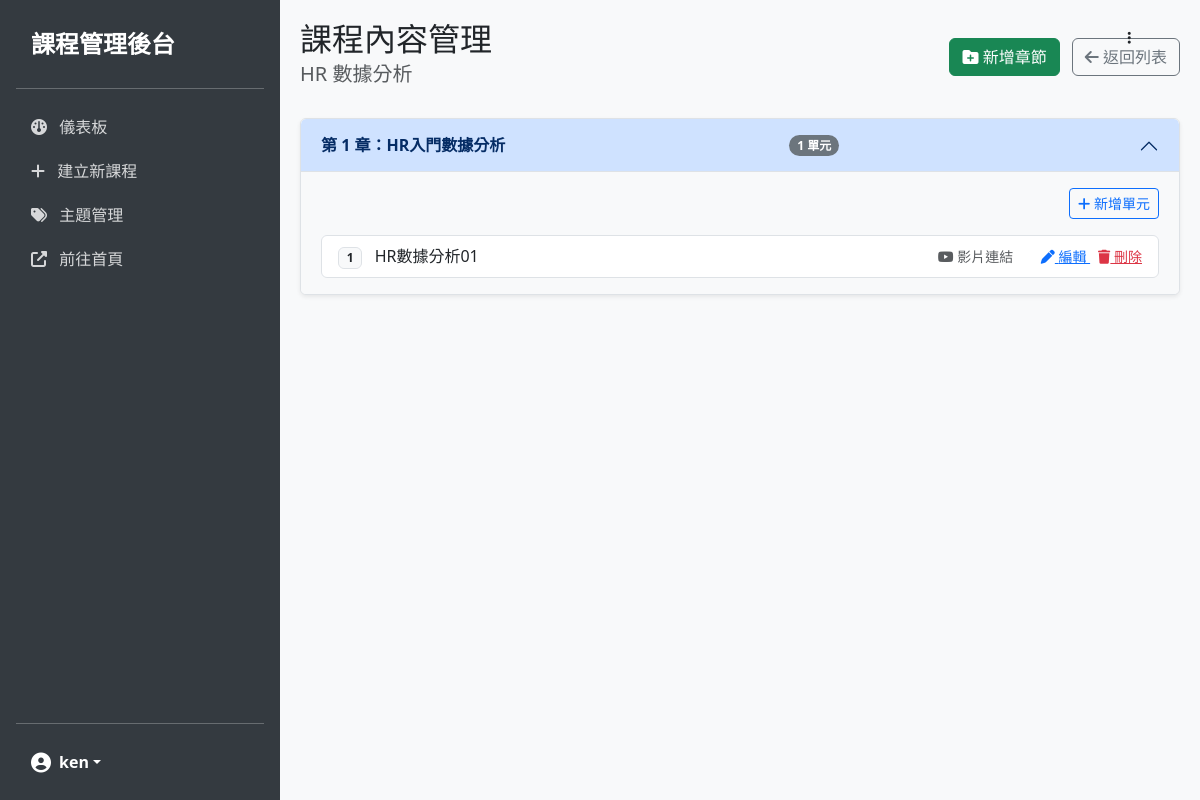
The app's page /academy/dashboard/course/hr_analytics/manage/ (signed in), older data.
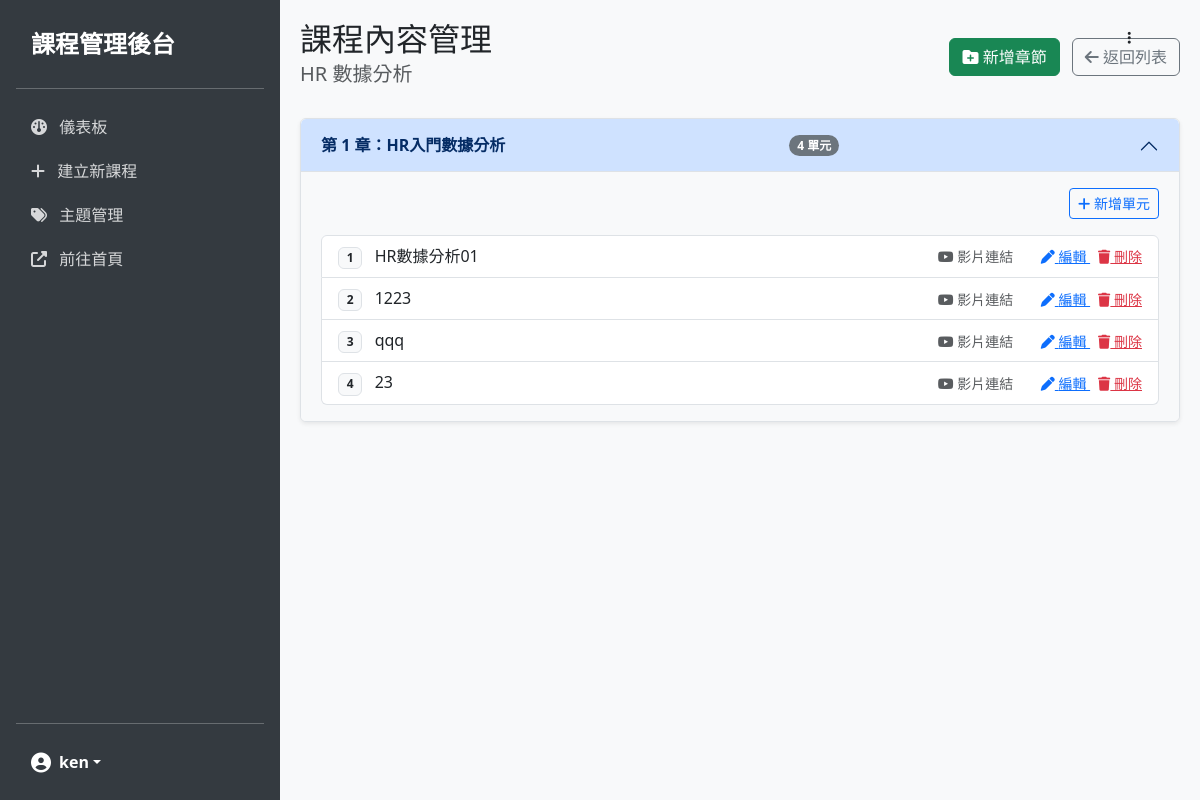
The same page, newer data.
### academy/models.py (models this page shows, shortened)
class Chapter(models.Model):
    course = models.ForeignKey(Course, on_delete=models.CASCADE, related_name='chapters')
    title = models.CharField(max_length=100)
    order = models.PositiveIntegerField(default=1)
    class Meta:
        constraints = [
            models.UniqueConstraint(fields=['course', 'order'], name='unique_chapter_order_per_course')
        ]

class Lesson(models.Model):
    course = models.ForeignKey(Course, on_delete=models.CASCADE)
    chapter = models.ForeignKey(Chapter, on_delete=models.CASCADE, related_name='lessons')
    title = models.CharField(max_length=100)
    video_url = models.URLField(blank=True, null=True)
    order = models.PositiveIntegerField(default=1)
    is_preview = models.BooleanField(default=False)
    class Meta:
        constraints = [
            models.UniqueConstraint(fields=['course', 'order'], name='unique_lesson_order_per_course')
        ]

### academy/views.py (the view)
# urls.py: path('academy/dashboard/course/<str:slug>/manage/', dashboard_course_manage, name='dashboard_course_manage'),
@staff_member_required
def dashboard_course_manage(request, slug):
    course = get_object_or_404(Course, slug=slug)
    chapters = course.chapters.all().order_by('order')
    return render(request, 'academy/dashboard/course_manage.html', locals())

### templates/academy/dashboard/course_manage.html (shortened to what this page needs)
{% extends 'academy/dashboard/base.html' %}
{% block content %}
<div class="d-flex justify-content-between align-items-center mb-4">
    <div>
        <h2 class="mb-1">課程內容管理</h2>
        <h5 class="text-muted">{{ course.title }}</h5>
    </div>
    <div>
        <a href="{% url 'dashboard_chapter_create' course.slug %}" class="btn btn-success me-2">
            <i class="fa-solid fa-folder-plus"></i> 新增章節
        </a>
        <a href="{% url 'dashboard_home' %}" class="btn btn-outline-secondary">
            <i class="fa-solid fa-arrow-left"></i> 返回列表
        </a>
    </div>
</div>
<div class="accordion" id="chaptersAccordion">
    {% for chapter in chapters %}
    <div class="accordion-item mb-3 border shadow-sm rounded overflow-hidden">
        <h2 class="accordion-header" id="heading{{ chapter.id }}">
            <button class="accordion-button {% if not forloop.first %}collapsed{% endif %}" type="button"
                data-bs-toggle="collapse" data-bs-target="#collapse{{ chapter.id }}" aria-expanded="true"
                aria-controls="collapse{{ chapter.id }}">
                <span class="fw-bold me-auto">第 {{ chapter.order }} 章：{{ chapter.title }}</span>
                <span class="badge bg-secondary rounded-pill me-3">{{ chapter.lessons.count }} 單元</span>
            </button>
            <div class="dropdown position-absolute" style="right: 60px; top: 15px; z-index: 10;">
                <button class="btn btn-sm btn-link text-dark" type="button" data-bs-toggle="dropdown">
                    <i class="fa-solid fa-ellipsis-vertical"></i>
                </button>
            </div>
        </h2>
        <div id="collapse{{ chapter.id }}" class="accordion-collapse collapse {% if forloop.first %}show{% endif %}"
            aria-labelledby="heading{{ chapter.id }}" data-bs-parent="#chaptersAccordion">
            <div class="accordion-body bg-light">
                <div class="d-flex justify-content-end mb-3">
                    <a href="{% url 'dashboard_lesson_create' chapter.id %}" class="btn btn-sm btn-outline-primary">
                        <i class="fa-solid fa-plus"></i> 新增單元
                    </a>
                </div>
                {% if chapter.lessons.all %}
                <ul class="list-group">
                    {% for lesson in chapter.lessons.all|dictsort:"order" %}
                    <li class="list-group-item d-flex justify-content-between align-items-center">
                        <div>
                            <span class="badge bg-light text-dark border me-2">{{ lesson.order }}</span>
                            {{ lesson.title }}
                        </div>
                        <div>
                            {% if lesson.video_url %}
                            <a href="{{ lesson.video_url }}" target="_blank"
                                class="text-decoration-none text-muted small me-3">
                                <i class="fa-brands fa-youtube"></i> 影片連結
                            </a>
                            {% else %}
                            <span class="text-danger small me-3"><i class="fa-solid fa-triangle-exclamation"></i>
                                無影片</span>
                            {% endif %}
                            <a href="{% url 'dashboard_lesson_edit' lesson.id %}" class="text-primary small ms-2">
                                <i class="fa-solid fa-pen"></i> 編輯
                            </a>
                            <a href="{% url 'dashboard_lesson_delete' lesson.id %}"
                                class="text-danger small ms-2 delete-lesson">
                                <i class="fa-solid fa-trash"></i> 刪除
                            </a>
                        </div>
                    </li>
                    {% endfor %}
                </ul>
                {% else %}
                <p class="text-center text-muted my-3">本章節尚未新增單元</p>
                {% endif %}
            </div>
        </div>
    </div>
    {% endfor %}
</div>
{% endblock %}

Row changes from the older to the newer data that the page shows:
computed for Chapter "HR入門數據分析": lessons.count "1" → "4"
added Lesson: order "2", title "1223"
added Lesson: order "3", title "qqq"
added Lesson: order "4", title "23"
